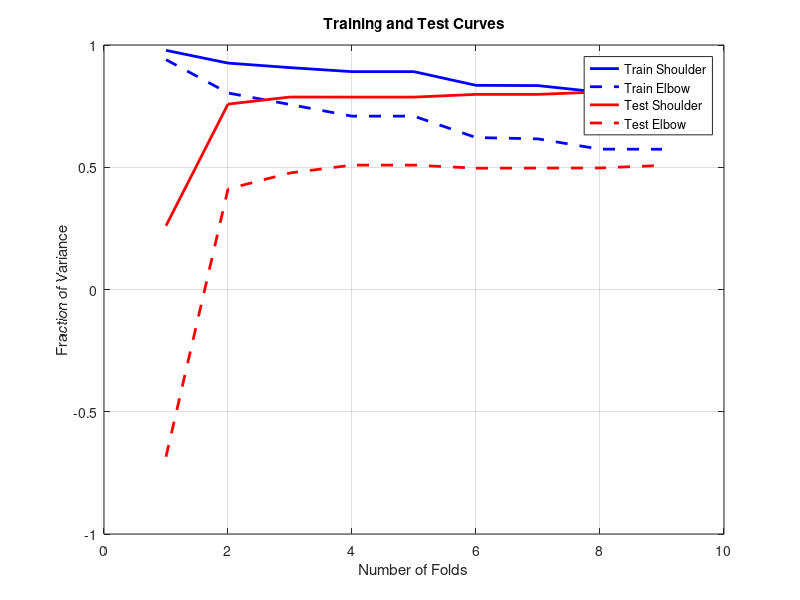

This figure's MATLAB source:
% Training data
train_shoulder = [0.9781 0.9260 0.9075 0.8910 0.8910 0.8350 0.8340 0.8068 0.8083]; 
train_elbow = [0.9400 0.8038 0.7566 0.7090 0.7090 0.6215 0.6161 0.5740 0.5737];

% Test data 
test_shoulder = [0.2607 0.7583 0.7872 0.7869 0.7869 0.7981 0.7981 0.8079 0.8139];
test_elbow = [-0.6840 0.4114 0.4767 0.5087 0.5087 0.4962 0.4968 0.4971 0.5074];

% Plot training and test curves
figure;
plot(1:length(train_shoulder), train_shoulder, 'b-', 'LineWidth', 2); 
hold on;
plot(1:length(train_elbow), train_elbow, 'b--', 'LineWidth', 2);

plot(1:length(test_shoulder), test_shoulder, 'r-', 'LineWidth', 2);
plot(1:length(test_elbow), test_elbow, 'r--', 'LineWidth', 2);

legend('Train Shoulder', 'Train Elbow', 'Test Shoulder', 'Test Elbow');
title('Training and Test Curves');
xlabel('Number of Folds');
ylabel('Fraction of Variance');
grid on;